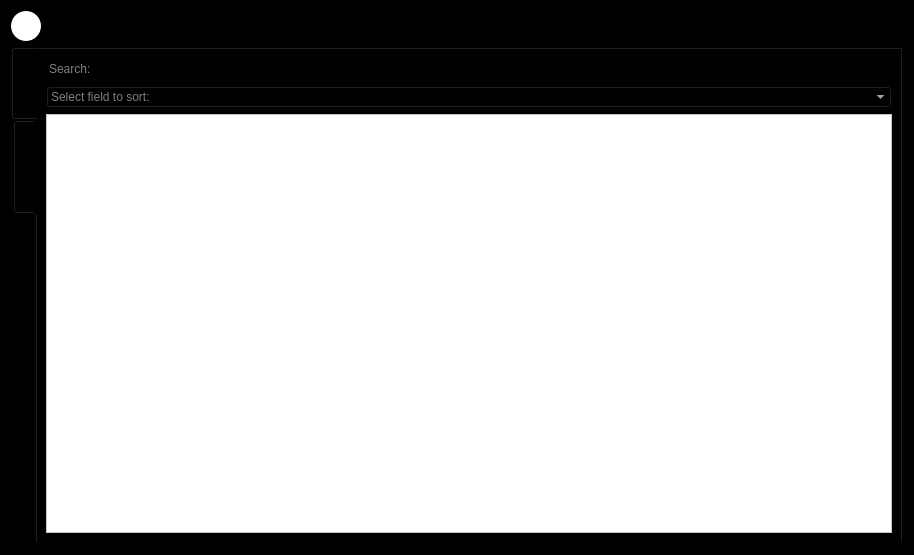
<?xml version="1.0" encoding="UTF-8"?>
<ui version="4.0">
 <class>CarsWindow</class>
 <widget class="QDialog" name="CarsWindow">
  <property name="geometry">
   <rect>
    <x>0</x>
    <y>0</y>
    <width>914</width>
    <height>555</height>
   </rect>
  </property>
  <property name="windowTitle">
   <string>Dialog</string>
  </property>
  <property name="styleSheet">
   <string notr="true">background-color: rgb(0, 0, 0);
color: rgb(255, 255, 255);</string>
  </property>
  <layout class="QGridLayout" name="gridLayout">
   <item row="1" column="0">
    <widget class="QPushButton" name="addCarButton">
     <property name="minimumSize">
      <size>
       <width>30</width>
       <height>30</height>
      </size>
     </property>
     <property name="maximumSize">
      <size>
       <width>30</width>
       <height>30</height>
      </size>
     </property>
     <property name="styleSheet">
      <string notr="true">background-color: rgb(255, 255, 255);
border-radius:15px;
</string>
     </property>
     <property name="text">
      <string/>
     </property>
     <property name="icon">
      <iconset resource="resource.qrc">
       <normaloff>:/new/icons/Resources/plus.png</normaloff>:/new/icons/Resources/plus.png</iconset>
     </property>
    </widget>
   </item>
   <item row="2" column="0">
    <widget class="QTabWidget" name="tabWidgetCars">
     <property name="styleSheet">
      <string notr="true">color: rgb(0, 0, 0);</string>
     </property>
     <property name="tabPosition">
      <enum>QTabWidget::West</enum>
     </property>
     <property name="tabShape">
      <enum>QTabWidget::Rounded</enum>
     </property>
     <property name="currentIndex">
      <number>0</number>
     </property>
     <property name="movable">
      <bool>true</bool>
     </property>
     <widget class="QWidget" name="Available">
      <attribute name="title">
       <string>Available</string>
      </attribute>
      <layout class="QGridLayout" name="gridLayout_2">
       <item row="2" column="0">
        <widget class="QTableView" name="tableViewCarsAvailable">
         <property name="styleSheet">
          <string notr="true">background-color: rgb(255, 255, 255);
color: rgb(0, 0, 0);</string>
         </property>
        </widget>
       </item>
       <item row="0" column="0">
        <widget class="QLineEdit" name="searchLE">
         <property name="styleSheet">
          <string notr="true">color: rgb(255, 255, 255);</string>
         </property>
         <property name="placeholderText">
          <string>Search:</string>
         </property>
         <property name="clearButtonEnabled">
          <bool>true</bool>
         </property>
        </widget>
       </item>
       <item row="1" column="0">
        <widget class="QComboBox" name="comboBoxCarsAvailable">
         <property name="styleSheet">
          <string notr="true">color: rgb(255, 255, 255);</string>
         </property>
         <property name="placeholderText">
          <string comment="Select field to sort:" extracomment="Select field to sort:">Select field to sort:</string>
         </property>
         <item>
          <property name="text">
           <string>car_id</string>
          </property>
         </item>
         <item>
          <property name="text">
           <string>brand</string>
          </property>
         </item>
         <item>
          <property name="text">
           <string>model</string>
          </property>
         </item>
         <item>
          <property name="text">
           <string>year</string>
          </property>
         </item>
         <item>
          <property name="text">
           <string>vin</string>
          </property>
         </item>
         <item>
          <property name="text">
           <string>engineCapacity</string>
          </property>
         </item>
         <item>
          <property name="text">
           <string>numberOfSeats</string>
          </property>
         </item>
         <item>
          <property name="text">
           <string>trunkVolume</string>
          </property>
         </item>
         <item>
          <property name="text">
           <string>price</string>
          </property>
         </item>
         <item>
          <property name="text">
           <string>priceOfRenting</string>
          </property>
         </item>
        </widget>
       </item>
      </layout>
     </widget>
     <widget class="QWidget" name="NotAvailable">
      <attribute name="title">
       <string>Not available</string>
      </attribute>
      <layout class="QGridLayout" name="gridLayout_3">
       <item row="2" column="0">
        <widget class="QTableView" name="tableViewCarsNotAvailable">
         <property name="styleSheet">
          <string notr="true">background-color: rgb(255, 255, 255);
color: rgb(0, 0, 0);</string>
         </property>
        </widget>
       </item>
       <item row="0" column="0">
        <widget class="QLineEdit" name="searchLE2">
         <property name="styleSheet">
          <string notr="true">color: rgb(255, 255, 255);</string>
         </property>
         <property name="placeholderText">
          <string>Search:</string>
         </property>
        </widget>
       </item>
       <item row="1" column="0">
        <widget class="QComboBox" name="comboBoxCarsNotAvailable">
         <property name="styleSheet">
          <string notr="true">color: rgb(255, 255, 255);</string>
         </property>
         <property name="placeholderText">
          <string comment="Select field to sort:" extracomment="Select field to sort:">Select field to sort:</string>
         </property>
         <item>
          <property name="text">
           <string>car_id</string>
          </property>
         </item>
         <item>
          <property name="text">
           <string>brand</string>
          </property>
         </item>
         <item>
          <property name="text">
           <string>model</string>
          </property>
         </item>
         <item>
          <property name="text">
           <string>year</string>
          </property>
         </item>
         <item>
          <property name="text">
           <string>vin</string>
          </property>
         </item>
         <item>
          <property name="text">
           <string>engineCapacity</string>
          </property>
         </item>
         <item>
          <property name="text">
           <string>numberOfSeats</string>
          </property>
         </item>
         <item>
          <property name="text">
           <string>truckVolume</string>
          </property>
         </item>
         <item>
          <property name="text">
           <string>price</string>
          </property>
         </item>
         <item>
          <property name="text">
           <string>priceOfRenting</string>
          </property>
         </item>
        </widget>
       </item>
      </layout>
     </widget>
    </widget>
   </item>
  </layout>
 </widget>
 <resources>
  <include location="resource.qrc"/>
 </resources>
 <connections/>
</ui>
